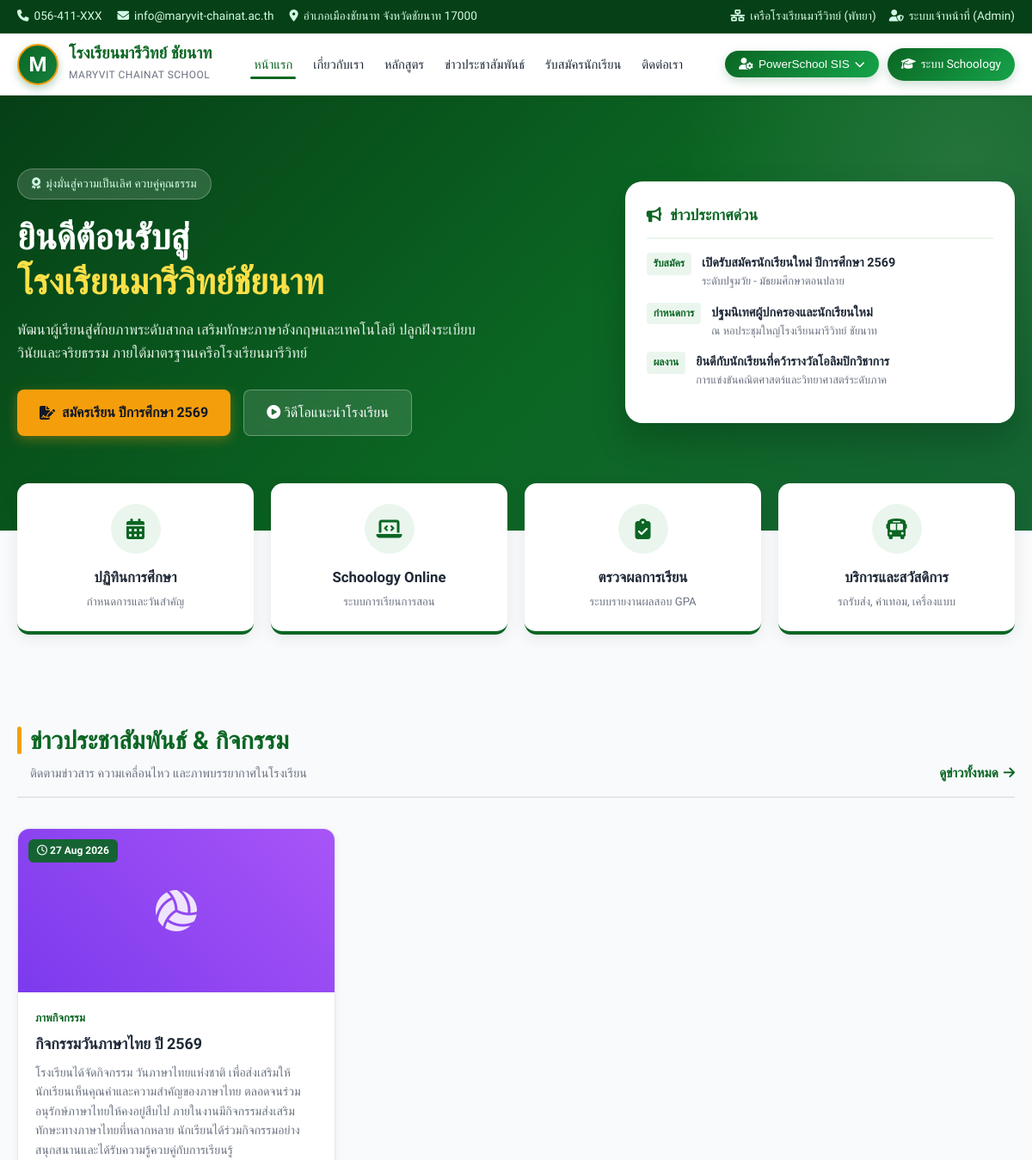
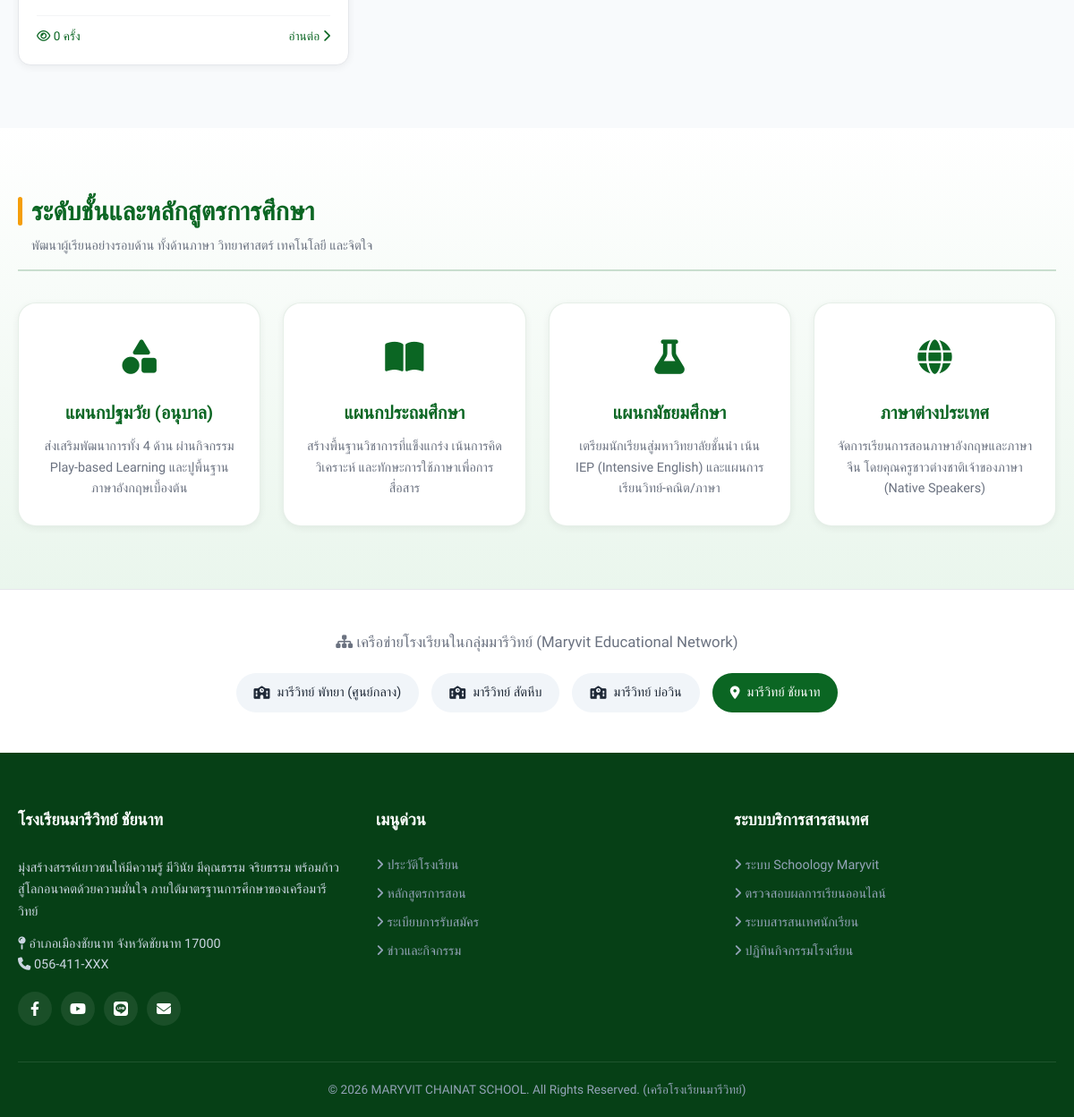
The page / on the database its author committed (2 pictures, top to bottom).
### tables this page shows
CREATE TABLE `news` (
  `id` int(11) NOT NULL,
  `title` varchar(255) NOT NULL,
  `category` enum('general','academic','activity','pride') DEFAULT 'general',
  `detail` text NOT NULL,
  `image_path` varchar(255) DEFAULT NULL,
  `views` int(11) DEFAULT 0,
  `created_at` timestamp NOT NULL DEFAULT current_timestamp()
);

### index.php (the view, shortened to what this page needs)
<?php
require_once 'admin/config.php';
$stmt_news = $conn->query("SELECT * FROM news ORDER BY id DESC LIMIT 3");
$latest_news = $stmt_news->fetchAll();
$cat_names = [
    'general'  => 'ประชาสัมพันธ์',
    'academic' => 'วิชาการ',
    'activity' => 'ภาพกิจกรรม',
    'pride'    => 'ความภาคภูมิใจ'
];
$cat_gradients = [
    'general'  => 'linear-gradient(45deg, #0B6623, #15803d)',
    'academic' => 'linear-gradient(45deg, #b45309, #f59e0b)',
    'activity' => 'linear-gradient(45deg, #7c3aed, #a855f7)',
    'pride'    => 'linear-gradient(45deg, #1e3a8a, #3b82f6)'
];
$cat_icons = [
    'general'  => 'fa-school',
    'academic' => 'fa-language',
    'activity' => 'fa-volleyball',
    'pride'    => 'fa-award'
];
include 'header.php';
?>
<section class="hero" id="home">
    <div class="container">
        <div class="hero-left">
            <div class="hero-tag"><i class="fa-solid fa-award"></i> มุ่งมั่นสู่ความเป็นเลิศ ควบคู่คุณธรรม</div>
            <h2 class="hero-title">ยินดีต้อนรับสู่ <br><span>โรงเรียนมารีวิทย์ชัยนาท</span></h2>
            <p class="hero-subtitle">พัฒนาผู้เรียนสู่ศักยภาพระดับสากล เสริมทักษะภาษาอังกฤษและเทคโนโลยี ปลูกฝังระเบียบวินัยและจริยธรรม ภายใต้มาตรฐานเครือโรงเรียนมารีวิทย์</p>
            <div class="hero-actions">
                <a href="admissions.php" class="btn-gold"><i class="fa-solid fa-file-signature"></i> สมัครเรียน ปีการศึกษา 2569</a>
                <a href="about.php" class="btn-outline-white"><i class="fa-solid fa-circle-play"></i> วิดีโอแนะนำโรงเรียน</a>
            </div>
        </div>
        <div class="hero-announcement-card">
            <div class="ann-head">
                <i class="fa-solid fa-bullhorn"></i>
                <span>ข่าวประกาศด่วน</span>
            </div>
            <div class="ann-list-item">
                <span class="ann-badge">รับสมัคร</span>
                <div>
                    <strong>เปิดรับสมัครนักเรียนใหม่ ปีการศึกษา 2569</strong>
                    <p style="font-size: 0.8rem; color: #6b7280;">ระดับปฐมวัย - มัธยมศึกษาตอนปลาย</p>
                </div>
            </div>
            <div class="ann-list-item">
                <span class="ann-badge">กำหนดการ</span>
                <div>
                    <strong>ปฐมนิเทศผู้ปกครองและนักเรียนใหม่</strong>
                    <p style="font-size: 0.8rem; color: #6b7280;">ณ หอประชุมใหญ่โรงเรียนมารีวิทย์ ชัยนาท</p>
                </div>
            </div>
            <div class="ann-list-item">
                <span class="ann-badge">ผลงาน</span>
                <div>
                    <strong>ยินดีกับนักเรียนที่คว้ารางวัลโอลิมปิกวิชาการ</strong>
                    <p style="font-size: 0.8rem; color: #6b7280;">การแข่งขันคณิตศาสตร์และวิทยาศาสตร์ระดับภาค</p>
                </div>
            </div>
        </div>
    </div>
</section>
<div class="quick-section">
    <div class="container">
        <div class="quick-grid">
            <a href="#" class="quick-card">
                <div class="quick-icon-circle"><i class="fa-solid fa-calendar-days"></i></div>
                <h3>ปฏิทินการศึกษา</h3>
                <p>กำหนดการและวันสำคัญ</p>
            </a>
            <a href="#" class="quick-card">
                <div class="quick-icon-circle"><i class="fa-solid fa-laptop-code"></i></div>
                <h3>Schoology Online</h3>
                <p>ระบบการเรียนการสอน</p>
            </a>
            <a href="#" class="quick-card">
                <div class="quick-icon-circle"><i class="fa-solid fa-clipboard-check"></i></div>
                <h3>ตรวจผลการเรียน</h3>
                <p>ระบบรายงานผลสอบ GPA</p>
            </a>
            <a href="#" class="quick-card">
                <div class="quick-icon-circle"><i class="fa-solid fa-bus"></i></div>
                <h3>บริการและสวัสดิการ</h3>
                <p>รถรับส่ง, ค่าเทอม, เครื่องแบบ</p>
            </a>
        </div>
    </div>
</div>
<section class="section-padding" id="news">
    <div class="container">
        <div class="section-header">
            <div class="section-title">
                <h3>ข่าวประชาสัมพันธ์ & กิจกรรม</h3>
                <p>ติดตามข่าวสาร ความเคลื่อนไหว และภาพบรรยากาศในโรงเรียน</p>
            </div>
            <a href="news.php" class="link-view-all">ดูข่าวทั้งหมด <i class="fa-solid fa-arrow-right"></i></a>
        </div>
        <div class="news-grid">
            <?php if (count($latest_news) > 0): ?>
                <?php foreach ($latest_news as $news): ?>
                    <?php
                        $catKey = $news['category'] ?? 'general';
                        $catLabel = $cat_names[$catKey] ?? 'ประชาสัมพันธ์';
                        $bgGrad = $cat_gradients[$catKey] ?? $cat_gradients['general'];
                        $iconClass = $cat_icons[$catKey] ?? 'fa-school';
                    ?>
                    <div class="news-card">
                        <div class="news-banner" style="background: <?php echo $bgGrad; ?>;">
                            <i class="fa-solid <?php echo $iconClass; ?> fa-3x"></i>
                            <span class="news-date"><i class="fa-regular fa-clock"></i> <?php echo date('d M Y', strtotime($news['created_at'])); ?></span>
                        </div>
                        <div class="news-content">
                            <span class="news-cat"><?php echo htmlspecialchars($catLabel); ?></span>
                            <h4 class="news-heading"><?php echo htmlspecialchars($news['title']); ?></h4>
                            <p class="news-detail"><?php echo htmlspecialchars($news['detail']); ?></p>
                            <div class="news-meta">
                                <span><i class="fa-regular fa-eye"></i> <?php echo intval($news['views']); ?> ครั้ง</span>
                                <a href="news.php" style="color: var(--primary-green);">อ่านต่อ <i class="fa-solid fa-chevron-right"></i></a>
                            </div>
                        </div>
                    </div>
                <?php endforeach; ?>
            <?php endif; ?>
        </div>
    </div>
</section>
<section class="programs-wrap" id="curriculum">
    <div class="container">
        <div class="section-header" style="border-color: rgba(11,102,35,0.2);">
            <div class="section-title">
                <h3>ระดับชั้นและหลักสูตรการศึกษา</h3>
                <p>พัฒนาผู้เรียนอย่างรอบด้าน ทั้งด้านภาษา วิทยาศาสตร์ เทคโนโลยี และจิตใจ</p>
            </div>
        </div>
        <div class="program-cards">
            <div class="curriculum-card">
                <div class="curriculum-icon"><i class="fa-solid fa-shapes"></i></div>
                <h4>แผนกปฐมวัย (อนุบาล)</h4>
                <p>ส่งเสริมพัฒนาการทั้ง 4 ด้าน ผ่านกิจกรรม Play-based Learning และปูพื้นฐานภาษาอังกฤษเบื้องต้น</p>
            </div>
            <div class="curriculum-card">
                <div class="curriculum-icon"><i class="fa-solid fa-book-open"></i></div>
                <h4>แผนกประถมศึกษา</h4>
                <p>สร้างพื้นฐานวิชาการที่แข็งแกร่ง เน้นการคิดวิเคราะห์ และทักษะการใช้ภาษาเพื่อการสื่อสาร</p>
            </div>
            <div class="curriculum-card">
                <div class="curriculum-icon"><i class="fa-solid fa-flask"></i></div>
                <h4>แผนกมัธยมศึกษา</h4>
                <p>เตรียมนักเรียนสู่มหาวิทยาลัยชั้นนำ เน้น IEP (Intensive English) และแผนการเรียนวิทย์-คณิต/ภาษา</p>
            </div>
            <div class="curriculum-card">
                <div class="curriculum-icon"><i class="fa-solid fa-globe"></i></div>
                <h4>ภาษาต่างประเทศ</h4>
                <p>จัดการเรียนการสอนภาษาอังกฤษและภาษาจีน โดยคุณครูชาวต่างชาติเจ้าของภาษา (Native Speakers)</p>
            </div>
        </div>
    </div>
</section>
<?php include 'footer.php'; ?>

### header.php (style rules this page uses)
:root { --primary-green: #0B6623; --primary-dark: #064016; --accent-green: #16a34a; --light-green: #eaf6ed; --accent-gold: #f59e0b; --text-main: #1f2937; --text-sub: #6b7280; --bg-page: #f8fafc; --white: #ffffff; --shadow-sm: 0 2px 8px rgba(0,0,0,0.06); --shadow-md: 0 4px 18px rgba(0,0,0,0.08); --shadow-lg: 0 12px 30px rgba(11,102,35,0.15); --radius-md: 14px; --radius-lg: 20px; --transition: all 0.3s ease; }
* { margin: 0; padding: 0; box-sizing: border-box; }
body { font-family: 'Prompt', 'Sarabun', sans-serif; background-color: var(--bg-page); color: var(--text-main); line-height: 1.6; overflow-x: hidden; }
a { text-decoration: none; color: inherit; }
.container { max-width: 1240px; margin: 0 auto; padding: 0 20px; }

### rows shown on the page
news: created_at "27 Aug 2026", category "ภาพกิจกรรม", title "กิจกรรมวันภาษาไทย ปี 2569", detail "โรงเรียนได้จัดกิจกรรม วันภาษาไทยแห่งชาติ เพื่อส่งเสริมให้นักเรียนเห็นคุณค่าและความสำคัญของภาษาไทย ตลอดจนร่วมอนุรักษ์ภาษาไทยให้คงอยู่สืบไป ภายในงานมีกิจกรรมส่งเสริมทักษะทางภาษาไทยที่หลากหลาย นักเรียนได้ร่วมกิจกรรมอย่างสนุกสนานและได้รับความรู้ควบคู่กับการเรียนรู้", views "0"
